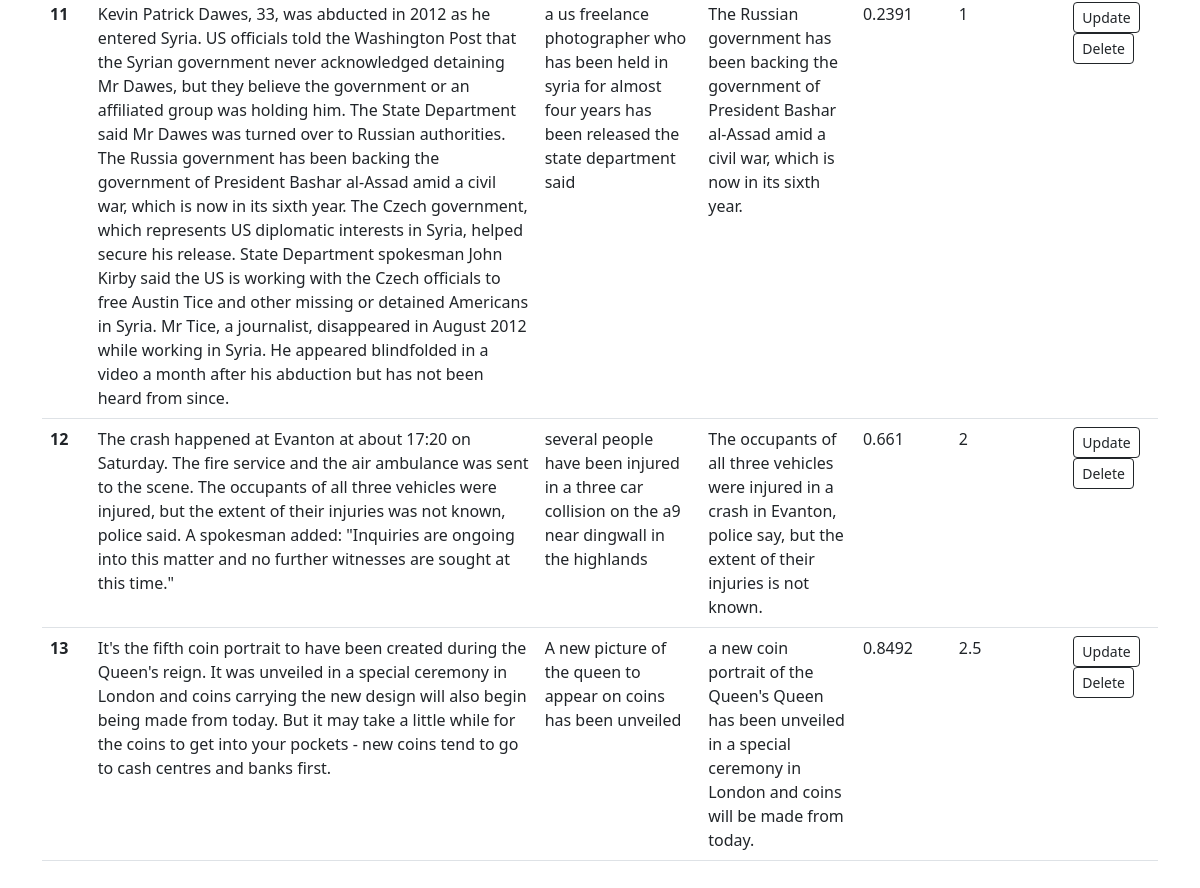
Page /dashboard (signed in, lower part) on the earlier database version.
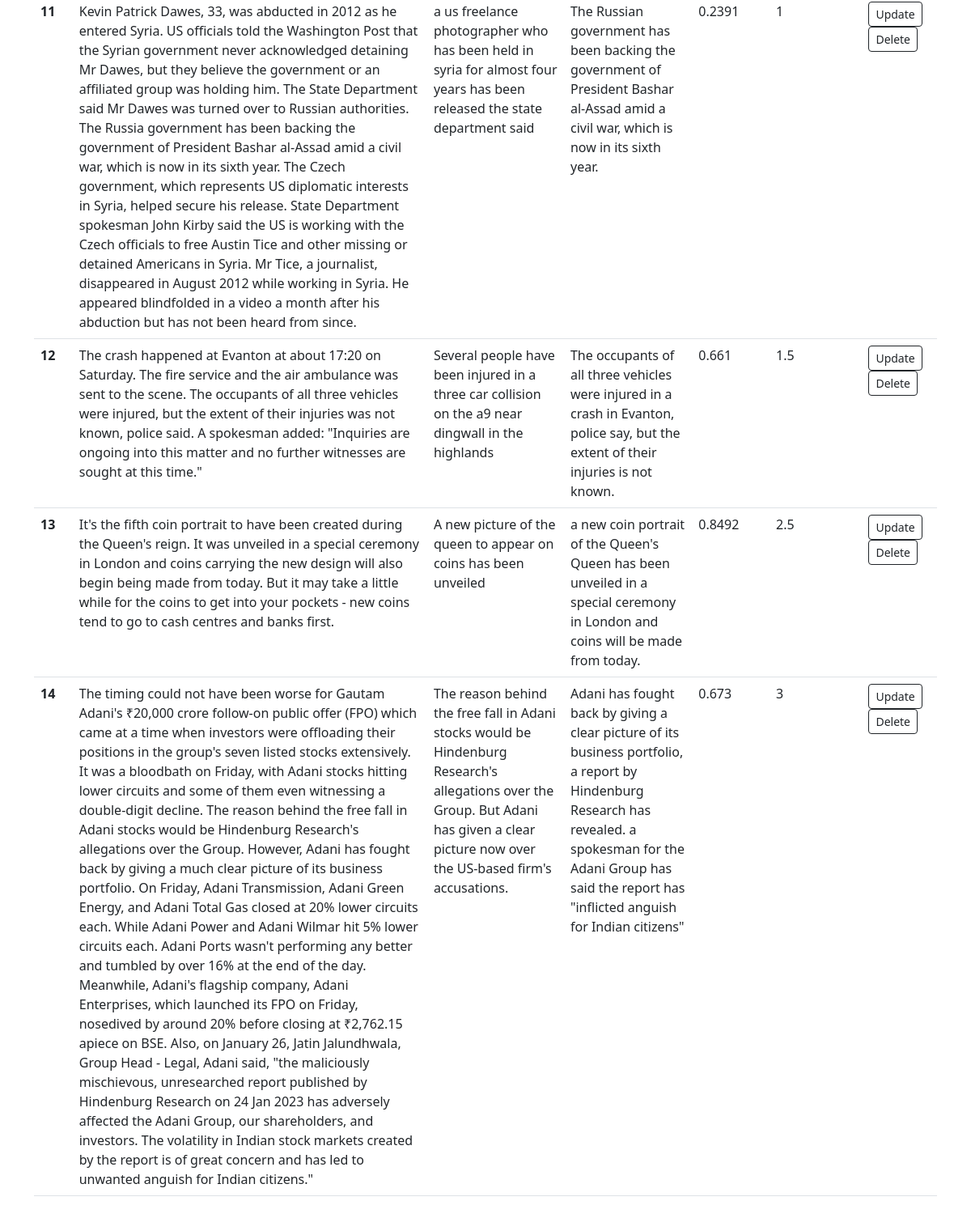
Same page on the later database version.
### app.py (models this page shows, shortened)
class TextSum(db.Model):
    sno = db.Column(db.Integer, primary_key=True)
    text = db.Column(db.String(10000), nullable=False)
    predicted_summary = db.Column(db.String(1000), nullable=False)
    actual_summary = db.Column(db.String(1000), nullable=False)
    cos_sim_score = db.Column(db.Float, nullable=True)
    human_score = db.Column(db.Float, nullable=True)
    date_created = db.Column(db.DateTime, default=datetime.utcnow)

### app.py (the view)
@app.route('/dashboard', methods=['GET', 'POST'])
@login_required
def dashboard():
    allTextSum = TextSum.query.all()
    return render_template('dashboard.html', allTextSum=allTextSum)

### app.py (called while the page is built)
@login_manager.user_loader
def load_user(user_id):
    return User.get(user_id)

    def get(id):
        return User.query.filter_by(id=id).first()

### templates/dashboard.html (shortened to what this page needs)
<!DOCTYPE html>
<html lang="en">
<head>
</head>
<body>
{% extends 'base2.html' %}
{% block body %}
    <div class="container">
        {% if allTextSum|length == 0%}
            <div class="alert alert-dark" role="alert">
                No record
            </div>
        {% else %}
            <table class="table">
                <tbody>
                    {% for textsum in allTextSum %}
                        <tr>
                            <th scope="row">{{loop.index}}</th>
                            <td>{{textsum.text}}</td>
                            <td>{{textsum.actual_summary}}</td>
                            <td>{{textsum.predicted_summary}}</td>
                            <td>{{textsum.cos_sim_score}}</td>
                            <td>{{textsum.human_score}}</td>
                            <td>
                                <a href="/textsum/update/{{textsum.sno}}" type="button" class="btn btn-outline-dark btn-sm mx-2">Update</button>
                                <a href="/textsum/delete/{{textsum.sno}}" type="button" class="btn btn-outline-dark btn-sm mx-2">Delete</button>
                            </td>
                        </tr>
                    {% endfor %}
                </tbody>
            </table>
        {% endif %}
    </div>
{% endblock body %}

Differences in the rows shown:
changed TextSum: actual_summary "several people have been injured in a three car collision on the a9 near dingwall in the highlands" → "Several people have been injured in a three car collision on the a9 near dingwall in the highlands"; human_score "2" → "1.5"
added TextSum: text "The timing could not have been worse for Gautam Adani's ₹20,000 crore follow-on public offer (FPO) which came at a time when investors were offloading their positions in the group's seven listed stocks extensively. It was a bloodbath on Friday, with Adani stocks hitting lower circuits and some of them even witnessing a double-digit decline. The reason behind the free fall in Adani stocks would be Hindenburg Research's allegations over the Group. However, Adani has fought back by giving a much clear picture of its business portfolio. On Friday, Adani Transmission, Adani Green Energy, and Adani Total Gas closed at 20% lower circuits each. While Adani Power and Adani Wilmar hit 5% lower…", actual_summary "The reason behind the free fall in Adani stocks would be Hindenburg Research's allegations over the Group. But Adani has given a clear picture now over the US-based firm's accusations.", predicted_summary "Adani has fought back by giving a clear picture of its business portfolio, a report by Hindenburg Research has revealed. a spokesman for the Adani Group has said the report has \"inflicted anguish for Indian citizens\"", cos_sim_score "0.673", human_score "3"
